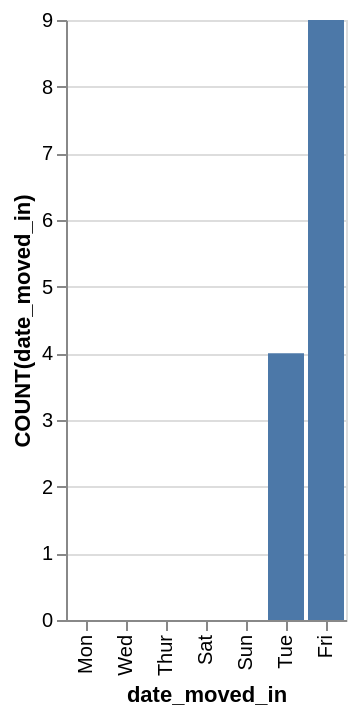

The specification (Vega-Lite) saved for this image:
### Vega-Lite specification from a JSON file in a GitHub repository (floating-point values rounded to 4 significant figures)
{"data": {"values": [{"x_data": "Mon", "y_data": 0}, {"x_data": "Tue", "y_data": 4}, {"x_data": "Wed", "y_data": 0}, {"x_data": "Thur", "y_data": 0}, {"x_data": "Fri", "y_data": 9}, {"x_data": "Sat", "y_data": 0}, {"x_data": "Sun", "y_data": 0}]}, "mark": "bar", "encoding": {"x": {"field": "x_data", "type": "nominal", "title": "date_moved_in", "sort": {"op": "sum", "field": "y_data", "order": "ascending"}}, "y": {"field": "y_data", "type": "quantitative", "title": "COUNT(date_moved_in)"}}}
